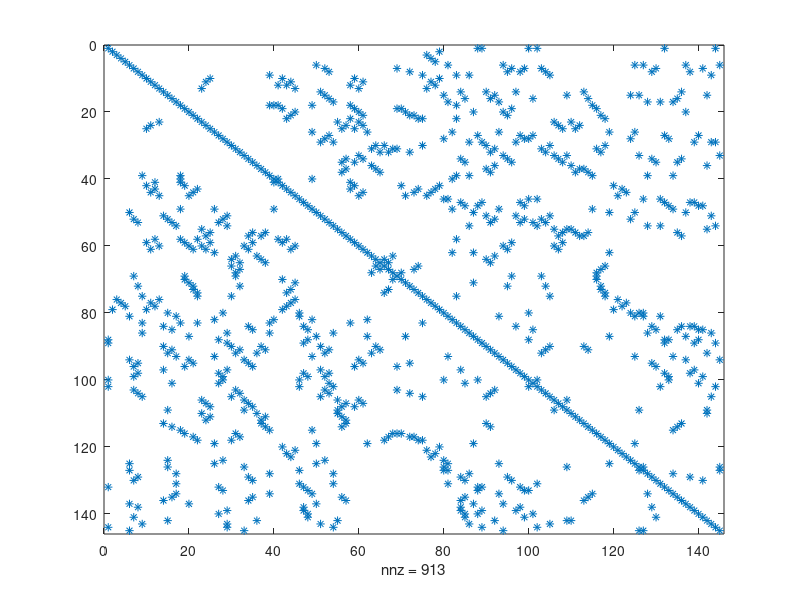

This chart was generated by the following MATLAB code: (Note: this script raises an error after producing the figure.)

%% Data 1

clear
clc

% Guardamos en memoria el sistema guardado en data-1.mat
load("data-1.mat")

% Veamos la estructura de la matriz
figure;
spy(A)

[x, iter] = gauss_seidel(A, b, 1000, 1e-6);

disp('Cantidad de iteraciones hechas por el metodo de Gauss-Seidel para los datos 1')
disp(iter)

disp('Error cometido por el metodo de Gauss-Seidel para lso datos 1')
disp(norm(x - A\b,'inf'))

figure;
show

%% Data 2

clear
clc

% Guardamos en memoria el sistema guardado en data-1.mat
load("data-2.mat")

% Veamos la estructura de la matriz
figure;
spy(A)

[x, iter] = gauss_seidel(A, b, 1000, 1e-6);

disp('Cantidad de iteraciones hechas por el metodo de Gauss-Seidel para los datos 2')
disp(iter)

disp('Error cometido por el metodo de Gauss-Seidel para lso datos 2')
disp(norm(x - A\b,'inf'))

figure;
show

%% Data 3

clear
clc

% Guardamos en memoria el sistema guardado en data-1.mat
load("data-3.mat")

% Veamos la estructura de la matriz
figure;
spy(A)

[x, iter] = gauss_seidel(A, b, 1000, 1e-6);

disp('Cantidad de iteraciones hechas por el metodo de Gauss-Seidel para los datos 3')
disp(iter)

disp('Error cometido por el metodo de Gauss-Seidel para lso datos 3')
disp(norm(x - A\b,'inf'))

figure;
show
